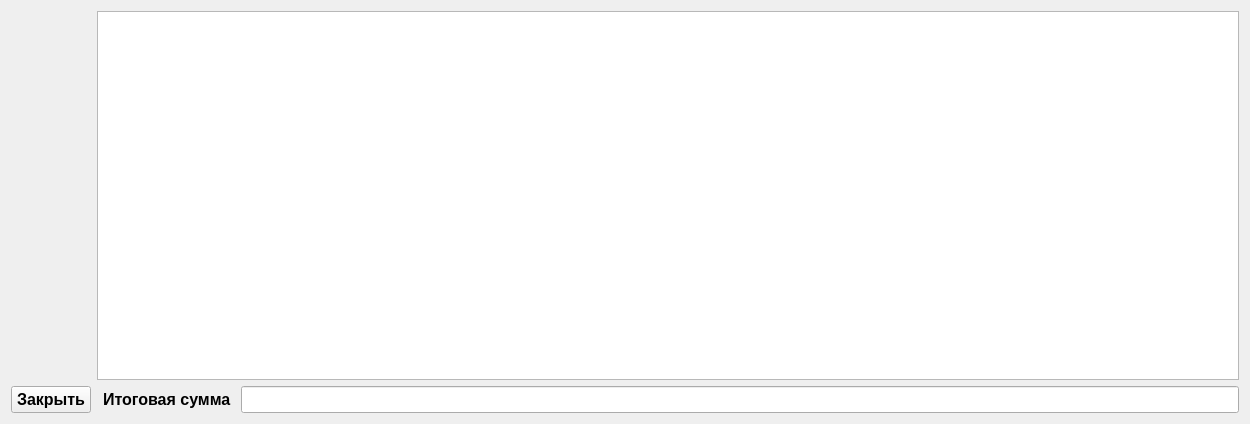
<?xml version="1.0" encoding="UTF-8"?>
<ui version="4.0">
 <class>Productsales</class>
 <widget class="QWidget" name="Productsales">
  <property name="geometry">
   <rect>
    <x>0</x>
    <y>0</y>
    <width>1250</width>
    <height>424</height>
   </rect>
  </property>
  <property name="windowTitle">
   <string>Form</string>
  </property>
  <layout class="QGridLayout" name="gridLayout">
   <item row="1" column="3">
    <widget class="QLineEdit" name="lineEdit">
     <property name="font">
      <font>
       <pointsize>12</pointsize>
       <weight>75</weight>
       <bold>true</bold>
      </font>
     </property>
     <property name="alignment">
      <set>Qt::AlignCenter</set>
     </property>
    </widget>
   </item>
   <item row="1" column="0">
    <widget class="QPushButton" name="pushButton">
     <property name="font">
      <font>
       <pointsize>12</pointsize>
       <weight>75</weight>
       <bold>true</bold>
      </font>
     </property>
     <property name="text">
      <string>Закрыть</string>
     </property>
    </widget>
   </item>
   <item row="0" column="1" colspan="3">
    <widget class="QTableView" name="tableView">
     <property name="font">
      <font>
       <pointsize>12</pointsize>
       <weight>75</weight>
       <bold>true</bold>
      </font>
     </property>
     <attribute name="verticalHeaderVisible">
      <bool>false</bool>
     </attribute>
    </widget>
   </item>
   <item row="1" column="2">
    <widget class="QLabel" name="label">
     <property name="font">
      <font>
       <pointsize>12</pointsize>
       <weight>75</weight>
       <bold>true</bold>
      </font>
     </property>
     <property name="text">
      <string>Итоговая сумма </string>
     </property>
    </widget>
   </item>
  </layout>
 </widget>
 <resources/>
 <connections/>
</ui>
